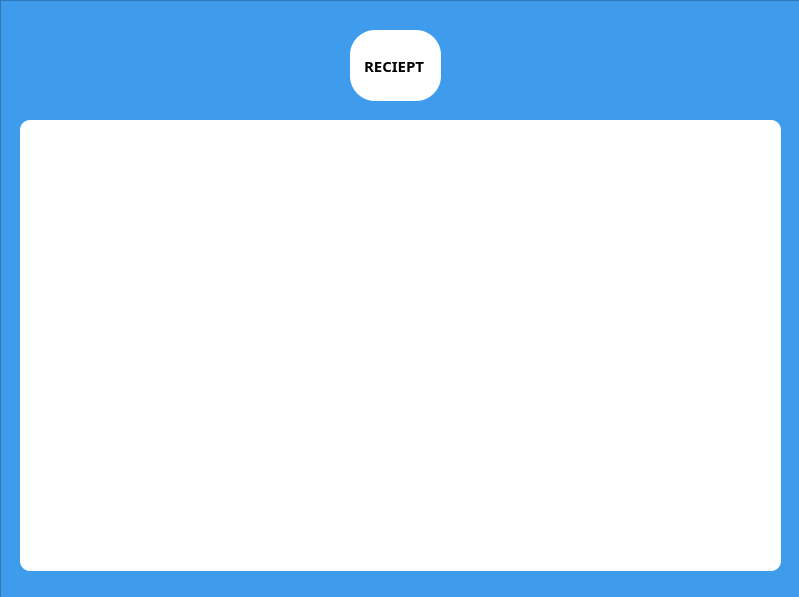
<?xml version="1.0" encoding="UTF-8"?>
<ui version="4.0">
 <class>MainWindow</class>
 <widget class="QMainWindow" name="MainWindow">
  <property name="geometry">
   <rect>
    <x>0</x>
    <y>0</y>
    <width>799</width>
    <height>597</height>
   </rect>
  </property>
  <property name="windowTitle">
   <string>MainWindow</string>
  </property>
  <widget class="QWidget" name="centralwidget">
   <widget class="QFrame" name="frame">
    <property name="geometry">
     <rect>
      <x>0</x>
      <y>0</y>
      <width>811</width>
      <height>601</height>
     </rect>
    </property>
    <property name="font">
     <font>
      <family>Product Sans</family>
      <pointsize>11</pointsize>
      <weight>75</weight>
      <bold>true</bold>
     </font>
    </property>
    <property name="styleSheet">
     <string notr="true">QFrame{background-color: #3F9CED
;

}

</string>
    </property>
    <property name="frameShape">
     <enum>QFrame::StyledPanel</enum>
    </property>
    <property name="frameShadow">
     <enum>QFrame::Raised</enum>
    </property>
    <widget class="QListView" name="listView">
     <property name="geometry">
      <rect>
       <x>20</x>
       <y>120</y>
       <width>761</width>
       <height>451</height>
      </rect>
     </property>
     <property name="font">
      <font>
       <pointsize>11</pointsize>
      </font>
     </property>
     <property name="styleSheet">
      <string notr="true">QListView{
background-color: white;

border-radius:10px;
padding:10px;





}

</string>
     </property>
    </widget>
    <widget class="QLabel" name="LISTOFALLGUEST">
     <property name="geometry">
      <rect>
       <x>350</x>
       <y>30</y>
       <width>91</width>
       <height>71</height>
      </rect>
     </property>
     <property name="font">
      <font>
       <family>Product Sans</family>
       <pointsize>11</pointsize>
       <weight>75</weight>
       <bold>true</bold>
      </font>
     </property>
     <property name="styleSheet">
      <string notr="true">QWidget{
 background-color:white;
 padding: 10px;
    border-radius: 25px;
}</string>
     </property>
     <property name="text">
      <string>RECIEPT</string>
     </property>
    </widget>
   </widget>
  </widget>
 </widget>
 <resources/>
 <connections/>
</ui>
